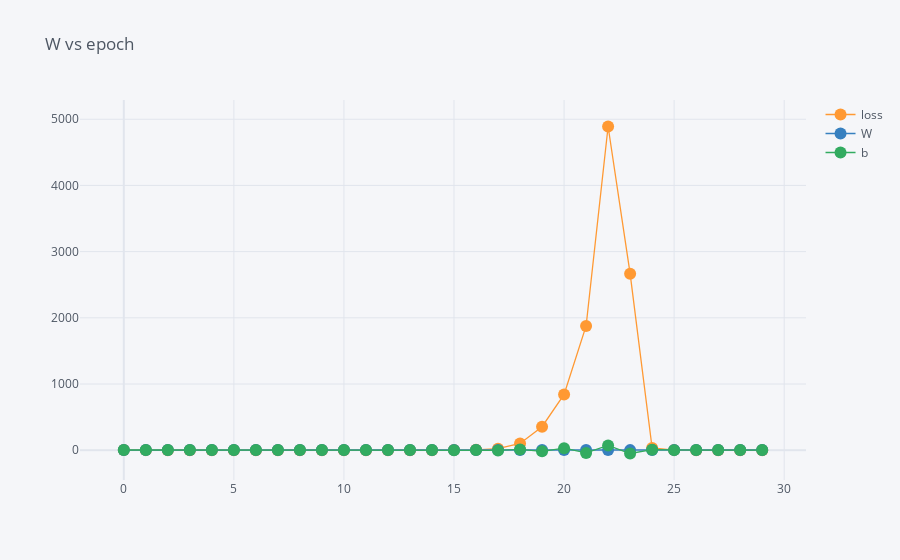

Notebook code cell kept with this figure:
### Code cell
data.iplot(kind="scatter" , x="epoch", y=["loss" , "W" , "b"], mode="lines+markers", title="W vs epoch")

### Figure 1 — Plotly figure (JSON) as saved in the notebook; plotly's stock layout.template omitted (floating-point values rounded to 4 significant figures)
{"data": [{"line": {"color": "rgba(255, 153, 51, 1.0)", "dash": "solid", "shape": "linear", "width": 1.3}, "marker": {"size": 12, "symbol": "circle"}, "mode": "lines+markers", "name": "loss", "text": "", "type": "scatter", "x": [0, 1, 2, 3, 4, 5, 6, 7, 8, 9, 10, 11, 12, 13, 14, 15, 16, 17, 18, 19, 20, 21, 22, 23, 24, 25, 26, 27, 28, 29], "y": [2.803, 1.269, 1.018, 0.9674, 0.9542, 0.9499, 0.9484, 0.9479, 0.9482, 0.9492, 0.9517, 0.9579, 0.975, 1.028, 1.215, 1.974, 5.454, 22.64, 101.9, 355.0, 843.2, 1877.0, 4890.0, 2667.0, 33.33, 1.457, 0.9626, 0.9461, 0.9451, 0.9451]}, {"line": {"color": "rgba(55, 128, 191, 1.0)", "dash": "solid", "shape": "linear", "width": 1.3}, "marker": {"size": 12, "symbol": "circle"}, "mode": "lines+markers", "name": "W", "text": "", "type": "scatter", "x": [0, 1, 2, 3, 4, 5, 6, 7, 8, 9, 10, 11, 12, 13, 14, 15, 16, 17, 18, 19, 20, 21, 22, 23, 24, 25, 26, 27, 28, 29], "y": [2.154, 3.402, 2.905, 3.131, 3.011, 3.085, 3.033, 3.074, 3.038, 3.073, 3.036, 3.08, 3.023, 3.102, 2.983, 3.176, 2.846, 3.427, 2.436, 3.875, 2.328, 3.376, 3.668, 1.459, 3.724, 2.937, 3.08, 3.049, 3.058, 3.055]}, {"line": {"color": "rgba(50, 171, 96, 1.0)", "dash": "solid", "shape": "linear", "width": 1.3}, "marker": {"size": 12, "symbol": "circle"}, "mode": "lines+markers", "name": "b", "text": "", "type": "scatter", "x": [0, 1, 2, 3, 4, 5, 6, 7, 8, 9, 10, 11, 12, 13, 14, 15, 16, 17, 18, 19, 20, 21, 22, 23, 24, 25, 26, 27, 28, 29], "y": [3.062, 1.559, 2.245, 1.887, 2.103, 1.954, 2.072, 1.967, 2.071, 1.956, 2.097, 1.906, 2.188, 1.733, 2.533, 1.009, 4.133, -2.63, 12.05, -16.79, 31.04, -41.3, 71.93, -49.58, 7.664, 1.313, 2.148, 1.985, 2.028, 2.014]}], "layout": {"legend": {"bgcolor": "#F5F6F9", "font": {"color": "#4D5663"}}, "paper_bgcolor": "#F5F6F9", "plot_bgcolor": "#F5F6F9", "title": {"font": {"color": "#4D5663"}, "text": "W vs epoch"}, "xaxis": {"gridcolor": "#E1E5ED", "showgrid": true, "tickfont": {"color": "#4D5663"}, "title": {"font": {"color": "#4D5663"}, "text": ""}, "zerolinecolor": "#E1E5ED"}, "yaxis": {"gridcolor": "#E1E5ED", "showgrid": true, "tickfont": {"color": "#4D5663"}, "title": {"font": {"color": "#4D5663"}, "text": ""}, "zerolinecolor": "#E1E5ED"}}}
